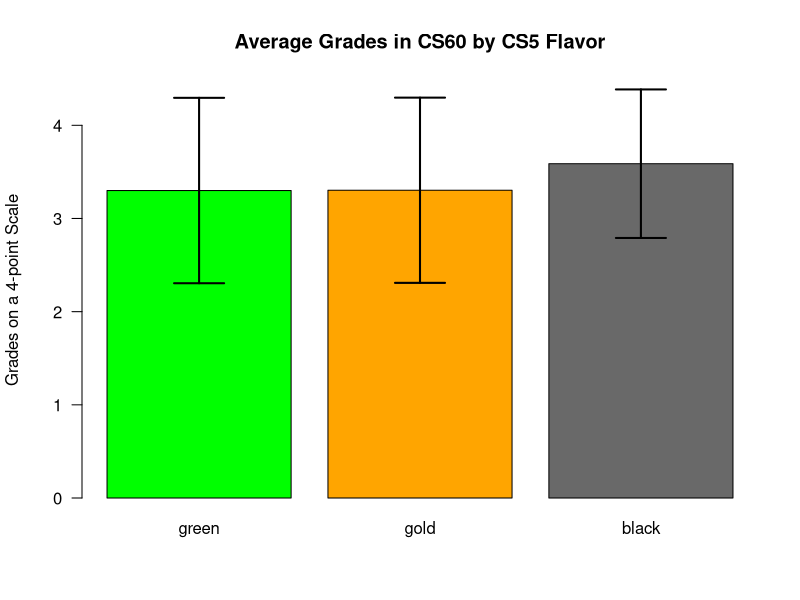

This figure's R source:
means <- c(3.300, 3.303, 3.588)
names <- c("green", "gold", "black")
standardDevs <- c(.995, .994, .797)
plotTop <- max(means+standardDevs*1.1)
barCenters <- barplot(means, names.arg=names, col=c('green','orange','dimgray'), las=1, ylim=c(0,plotTop),
                      main='Average Grades in CS60 by CS5 Flavor',ylab = 'Grades on a 4-point Scale')
arrows(barCenters, means-standardDevs, barCenters, means+standardDevs, lwd=2, angle=90, code=3)